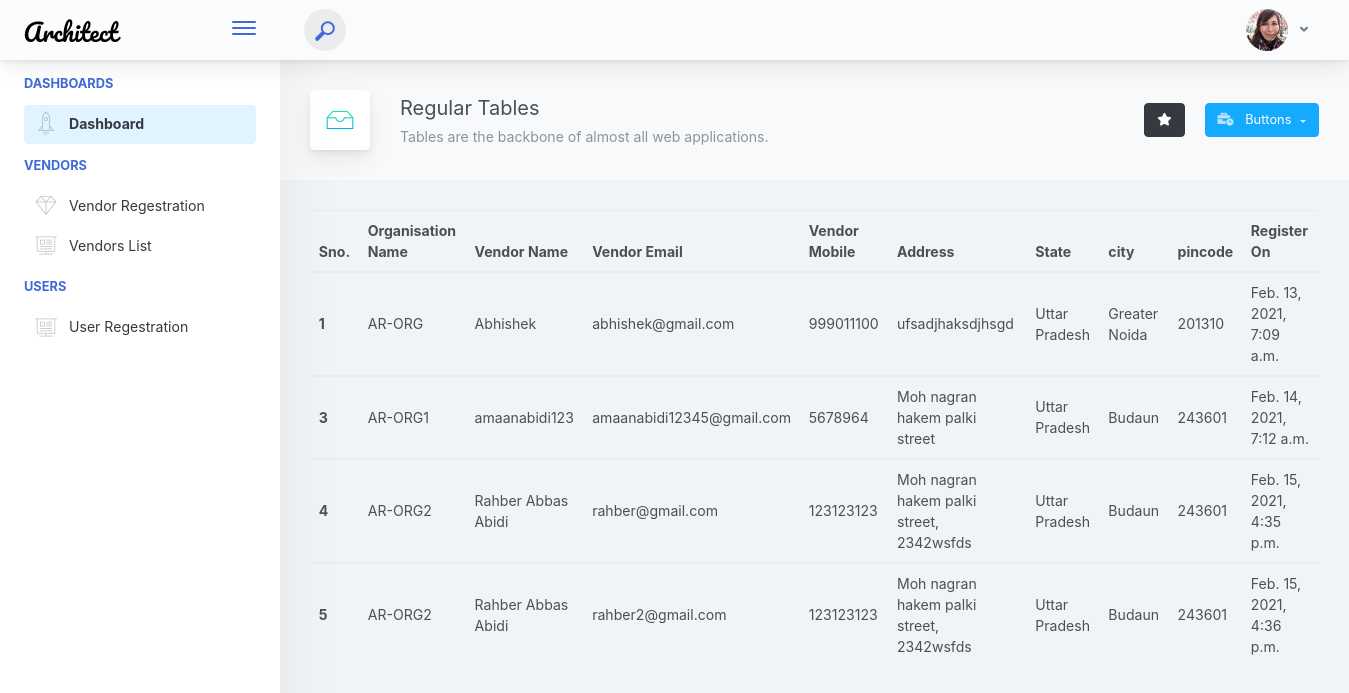
The page /details/ on the database as committed earlier.
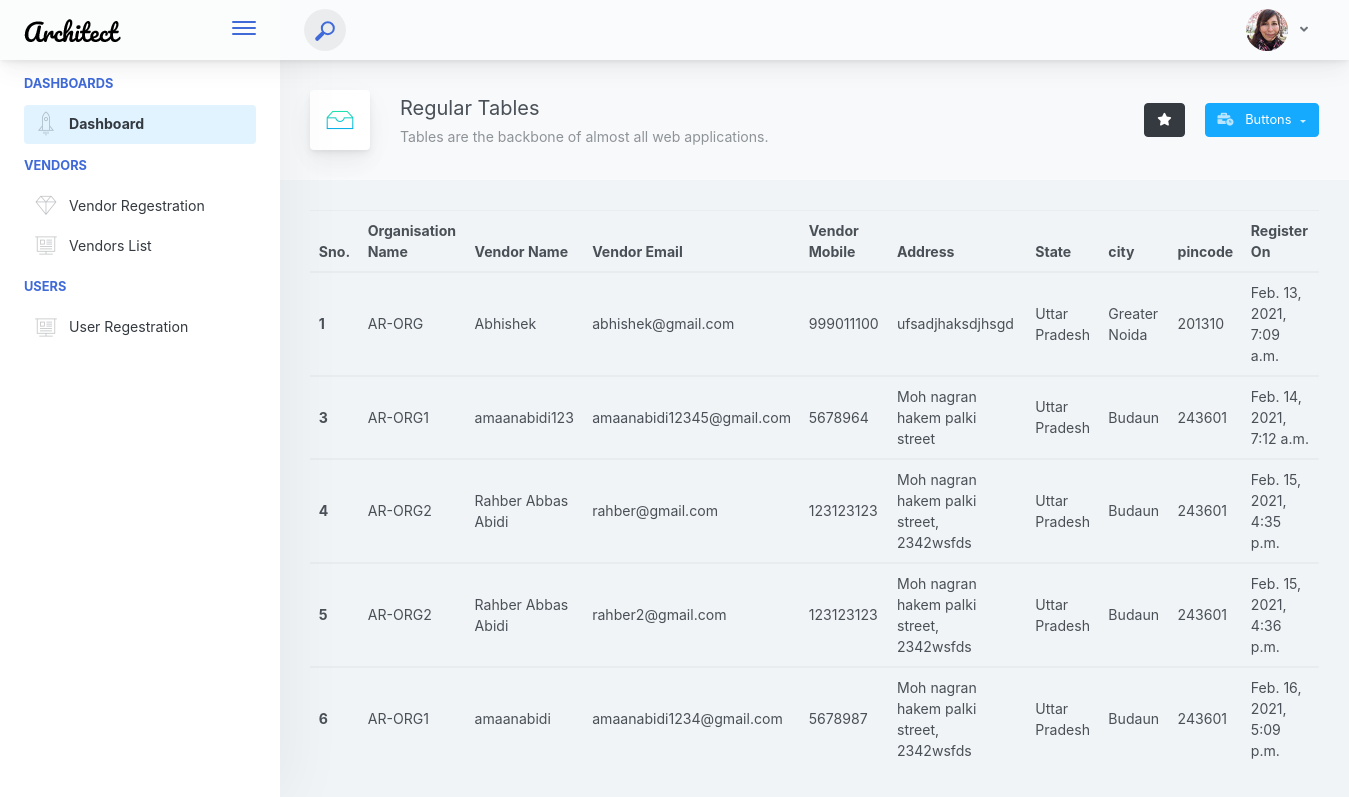
The same page on the database as committed later.
### account/models.py (models this page shows, shortened)
class VendorAccount(models.Model):
    org_name = models.CharField(max_length=256)
    per_name = models.CharField(max_length=256)
    org_email = models.EmailField(max_length=256, unique=True)
    org_phone = models.IntegerField()
    add1 = models.CharField(max_length=1000)
    add2 = models.CharField(max_length=1000)
    state = models.CharField(max_length=256)
    city = models.CharField(max_length=256)
    pincode = models.CharField(max_length=256)
    lat = models.CharField(max_length=256, default="12231")
    lon = models.CharField(max_length=256, default="12123")
    value = models.BooleanField(default=False)
    is_paid = models.BooleanField(default=False)
    created_by = models.ForeignKey(Account, on_delete=models.CASCADE, default=Account, null=True, blank=True)
    updated_on = models.DateTimeField(auto_now=True)

### account/views.py (the view)
# urls.py: path('details/', details, name="details"),
def details(request):
    ven = VendorAccount.objects.all()
    context = {
        'ven' :ven
    }
    return render(request, 'dashboard/details.html', context)

### templates/dashboard/details.html (shortened to what this page needs)
{% extends 'dashboard/base.html' %}
{% load static %}
{% block body %}
            <div class="app-main__outer">
                <div class="app-main__inner">
                    <div class="app-page-title">
                        <div class="page-title-wrapper">
                            <div class="page-title-heading">
                                <div class="page-title-icon">
                                    <i class="pe-7s-drawer icon-gradient bg-happy-itmeo">
                                    </i>
                                </div>
                                <div>Regular Tables
                                    <div class="page-title-subheading">Tables are the backbone of almost all web
                                        applications.
                                    </div>
                                </div>
                            </div>
                            <div class="page-title-actions">
                                <button type="button" data-toggle="tooltip" title="Example Tooltip"
                                    data-placement="bottom" class="btn-shadow mr-3 btn btn-dark">
                                    <i class="fa fa-star"></i>
                                </button>
                                <div class="d-inline-block dropdown">
                                    <button type="button" data-toggle="dropdown" aria-haspopup="true"
                                        aria-expanded="false" class="btn-shadow dropdown-toggle btn btn-info">
                                        <span class="btn-icon-wrapper pr-2 opacity-7">
                                            <i class="fa fa-business-time fa-w-20"></i>
                                        </span>
                                        Buttons
                                    </button>
                                </div>
                            </div>
                        </div>
                    </div>
                                    <table class="table table-hover">
                                        <thead>
                                            <tr>
                                                <th>Sno.</th>
                                                <th>Organisation Name</th>
                                                <th>Vendor Name</th>
                                                <th>Vendor Email</th>
                                                <th>Vendor Mobile</th>
                                                <th>Address</th>
                                                <th>State</th>
                                                <th>city</th>
                                                <th>pincode</th>
                                                <th>Register On</th>
                                            </tr>
                                        </thead>
                                        {% for x in ven %}
                                        <tbody>
                                            <tr>
                                                <th scope="row">{{x.id}}</th>
                                                <td>{{x.org_name}}</td>
                                                <td>{{x.per_name}}</td>
                                                <td>{{x.org_email}}</td>
                                                <td>{{x.org_phone}}</td>
                                                <td>{{x.add1}}</td>
                                                <td>{{x.state}}</td>
                                                <td>{{x.city}}</td>
                                                <td>{{x.pincode}}</td>
                                                <td>{{x.updated_on}}</td>
                                            </tr>
                                        </tbody>
                                        {% endfor %}
                                    </table>
                </div>
            </div>
                {% endblock %}

Rows that differ between the two databases and show on the page:
added VendorAccount: id "6", org_name "AR-ORG1", per_name "amaanabidi", org_email "amaanabidi1234@gmail.com", org_phone "5678987", add1 "Moh nagran hakem palki street, 2342wsfds", state "Uttar Pradesh", city "Budaun", pincode "243601", updated_on "Feb. 16, 2021, 5:09 p.m."
